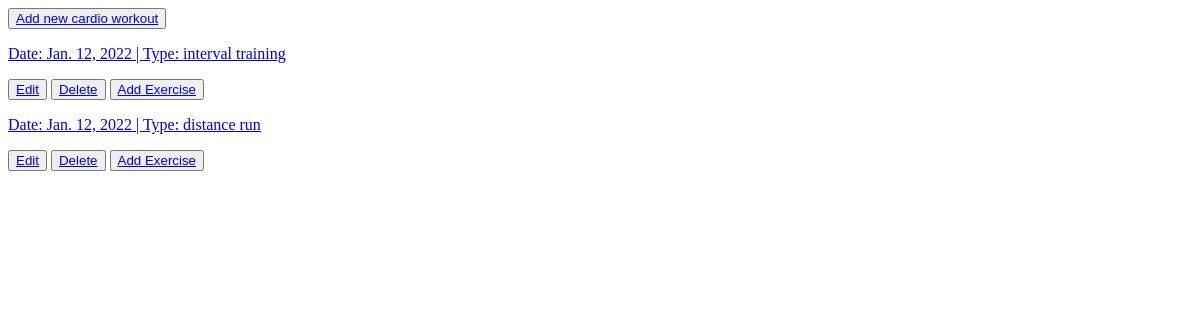
The page /cardio/ on the database as committed earlier.
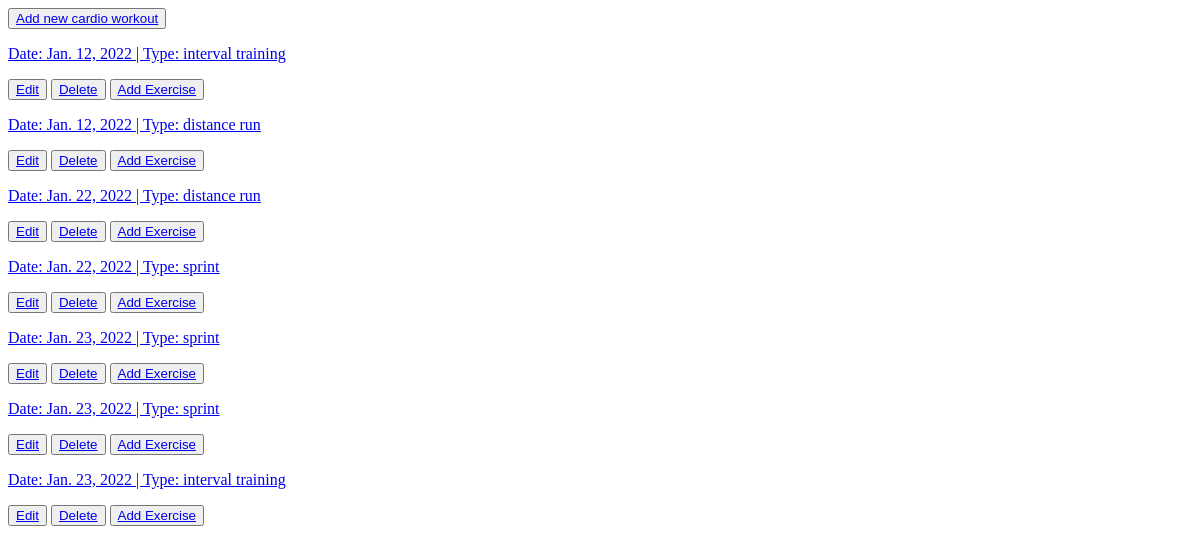
The same page on the database as committed later.
### cardio/models.py (models this page shows, shortened)
class CardioWorkout(models.Model):
    CARDIO_EXERCISES = (
        ('interval training', 'interval training'),
        ('sprint', 'sprint'),
        ('distance run', 'distance run')
    )
    id = models.UUIDField(default=uuid.uuid4, primary_key=True, editable=False)
    cardio_type = models.CharField(max_length=200, null=False, blank=False, choices=CARDIO_EXERCISES, default="distance run")
    timestamp = models.DateField(auto_now_add=True)
    owner = models.ForeignKey(Profile, on_delete=models.SET_NULL, null=True)

### cardio/views.py (the view)
# urls.py: path('', views.cardioWorkouts, name='cardioworkouts'),
def cardioWorkouts(request):
    workouts = CardioWorkout.objects.all()
    context = {'workouts': workouts}
    return render(request, 'cardio/cardio_workouts.html', context)

### cardio/templates/cardio/cardio_workouts.html
{% extends 'main.html' %}
{% load static %}
{% block content %}
<button><a href="{% url 'createcardioworkout'%}">Add new cardio workout</a></button>
{% for workout in workouts %}
    <p><a href="{% url 'cardioworkout' workout.id %}">Date: {{workout.timestamp}} | Type: {{workout.cardio_type}}</a></p>
    <button><a href="{% url 'updatecardioworkout' workout.id %}">Edit</a></button>
    <button><a href="{% url 'deletecardioworkout' workout.id %}">Delete</a></button>
    <button><a href="{% url 'createcardioexercise' workout.id %}">Add Exercise</a></button>
{% endfor %}
{% endblock content %}

### templates/main.html (shortened to what this page needs)
<!DOCTYPE html>
<html lang="en">
<head>
</head>
<body>
    {% block content %}
    {% endblock content %}
</body>
</html>

Rows that differ between the two databases and show on the page:
added CardioWorkout: timestamp "Jan. 22, 2022", cardio_type "distance run"
added CardioWorkout: timestamp "Jan. 22, 2022", cardio_type "sprint"
added CardioWorkout: timestamp "Jan. 23, 2022", cardio_type "sprint"
added CardioWorkout: timestamp "Jan. 23, 2022", cardio_type "sprint"
added CardioWorkout: timestamp "Jan. 23, 2022", cardio_type "interval training"
